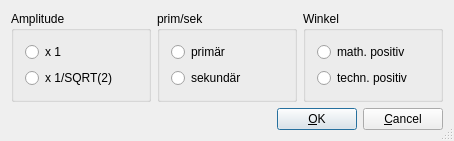
<?xml version="1.0" encoding="UTF-8"?>
<ui version="4.0">
 <class>WMRawActualConfigBase</class>
 <widget class="QDialog" name="WMRawActualConfigBase">
  <property name="geometry">
   <rect>
    <x>0</x>
    <y>0</y>
    <width>454</width>
    <height>141</height>
   </rect>
  </property>
  <property name="windowTitle">
   <string>Vektoren Formatsteuerung</string>
  </property>
  <property name="sizeGripEnabled">
   <bool>true</bool>
  </property>
  <layout class="QVBoxLayout">
   <item>
    <layout class="QHBoxLayout">
     <item>
      <widget class="Q3ButtonGroup" name="AmplitudebuttonGroup">
       <property name="title">
        <string>Amplitude</string>
       </property>
       <layout class="QVBoxLayout">
        <item>
         <widget class="QRadioButton" name="Amplx1radioButton">
          <property name="text">
           <string>x 1</string>
          </property>
         </widget>
        </item>
        <item>
         <widget class="QRadioButton" name="Amplx1_sqrt2radioButton">
          <property name="text">
           <string>x 1/SQRT(2)</string>
          </property>
         </widget>
        </item>
       </layout>
      </widget>
     </item>
     <item>
      <widget class="Q3ButtonGroup" name="primsekbuttonGroup">
       <property name="title">
        <string>prim/sek</string>
       </property>
       <layout class="QVBoxLayout">
        <item>
         <widget class="QRadioButton" name="PrimradioButton">
          <property name="text">
           <string>primär</string>
          </property>
         </widget>
        </item>
        <item>
         <widget class="QRadioButton" name="SekradioButton">
          <property name="text">
           <string>sekundär</string>
          </property>
         </widget>
        </item>
       </layout>
      </widget>
     </item>
     <item>
      <widget class="Q3ButtonGroup" name="WinkelbuttonGroup">
       <property name="title">
        <string>Winkel</string>
       </property>
       <layout class="QVBoxLayout">
        <item>
         <widget class="QRadioButton" name="MathradioButton">
          <property name="text">
           <string>math. positiv</string>
          </property>
         </widget>
        </item>
        <item>
         <widget class="QRadioButton" name="TechradioButton">
          <property name="text">
           <string>techn. positiv</string>
          </property>
         </widget>
        </item>
       </layout>
      </widget>
     </item>
    </layout>
   </item>
   <item>
    <layout class="QHBoxLayout">
     <property name="spacing">
      <number>6</number>
     </property>
     <property name="margin">
      <number>0</number>
     </property>
     <item>
      <spacer name="Horizontal Spacing2">
       <property name="orientation">
        <enum>Qt::Horizontal</enum>
       </property>
       <property name="sizeType">
        <enum>QSizePolicy::Expanding</enum>
       </property>
       <property name="sizeHint" stdset="0">
        <size>
         <width>20</width>
         <height>20</height>
        </size>
       </property>
      </spacer>
     </item>
     <item>
      <widget class="QPushButton" name="buttonOk">
       <property name="text">
        <string>&amp;OK</string>
       </property>
       <property name="shortcut">
        <string/>
       </property>
       <property name="autoDefault">
        <bool>true</bool>
       </property>
       <property name="default">
        <bool>true</bool>
       </property>
      </widget>
     </item>
     <item>
      <widget class="QPushButton" name="buttonCancel">
       <property name="text">
        <string>&amp;Cancel</string>
       </property>
       <property name="shortcut">
        <string/>
       </property>
       <property name="autoDefault">
        <bool>true</bool>
       </property>
      </widget>
     </item>
    </layout>
   </item>
  </layout>
 </widget>
 <layoutdefault spacing="6" margin="11"/>
 <pixmapfunction>qPixmapFromMimeSource</pixmapfunction>
 <customwidgets>
  <customwidget>
   <class>Q3GroupBox</class>
   <extends>QGroupBox</extends>
   <header>Qt3Support/Q3GroupBox</header>
   <container>1</container>
  </customwidget>
  <customwidget>
   <class>Q3ButtonGroup</class>
   <extends>Q3GroupBox</extends>
   <header>Qt3Support/Q3ButtonGroup</header>
   <container>1</container>
  </customwidget>
 </customwidgets>
 <resources/>
 <connections>
  <connection>
   <sender>buttonOk</sender>
   <signal>clicked()</signal>
   <receiver>WMRawActualConfigBase</receiver>
   <slot>SendData2AppSlot()</slot>
   <hints>
    <hint type="sourcelabel">
     <x>20</x>
     <y>20</y>
    </hint>
    <hint type="destinationlabel">
     <x>20</x>
     <y>20</y>
    </hint>
   </hints>
  </connection>
  <connection>
   <sender>buttonCancel</sender>
   <signal>clicked()</signal>
   <receiver>WMRawActualConfigBase</receiver>
   <slot>reject()</slot>
   <hints>
    <hint type="sourcelabel">
     <x>20</x>
     <y>20</y>
    </hint>
    <hint type="destinationlabel">
     <x>20</x>
     <y>20</y>
    </hint>
   </hints>
  </connection>
  <connection>
   <sender>Amplx1radioButton</sender>
   <signal>clicked()</signal>
   <receiver>WMRawActualConfigBase</receiver>
   <slot>amplx1checkedSlot()</slot>
   <hints>
    <hint type="sourcelabel">
     <x>20</x>
     <y>20</y>
    </hint>
    <hint type="destinationlabel">
     <x>20</x>
     <y>20</y>
    </hint>
   </hints>
  </connection>
  <connection>
   <sender>Amplx1_sqrt2radioButton</sender>
   <signal>clicked()</signal>
   <receiver>WMRawActualConfigBase</receiver>
   <slot>amplx1_sq2checkedSlot()</slot>
   <hints>
    <hint type="sourcelabel">
     <x>20</x>
     <y>20</y>
    </hint>
    <hint type="destinationlabel">
     <x>20</x>
     <y>20</y>
    </hint>
   </hints>
  </connection>
  <connection>
   <sender>MathradioButton</sender>
   <signal>clicked()</signal>
   <receiver>WMRawActualConfigBase</receiver>
   <slot>winkelmathcheckedSlot()</slot>
   <hints>
    <hint type="sourcelabel">
     <x>20</x>
     <y>20</y>
    </hint>
    <hint type="destinationlabel">
     <x>20</x>
     <y>20</y>
    </hint>
   </hints>
  </connection>
  <connection>
   <sender>TechradioButton</sender>
   <signal>clicked()</signal>
   <receiver>WMRawActualConfigBase</receiver>
   <slot>winkeltechcheckedSlot()</slot>
   <hints>
    <hint type="sourcelabel">
     <x>20</x>
     <y>20</y>
    </hint>
    <hint type="destinationlabel">
     <x>20</x>
     <y>20</y>
    </hint>
   </hints>
  </connection>
  <connection>
   <sender>buttonOk</sender>
   <signal>clicked()</signal>
   <receiver>WMRawActualConfigBase</receiver>
   <slot>accept()</slot>
   <hints>
    <hint type="sourcelabel">
     <x>20</x>
     <y>20</y>
    </hint>
    <hint type="destinationlabel">
     <x>20</x>
     <y>20</y>
    </hint>
   </hints>
  </connection>
  <connection>
   <sender>PrimradioButton</sender>
   <signal>clicked()</signal>
   <receiver>WMRawActualConfigBase</receiver>
   <slot>primCheckedSlot()</slot>
   <hints>
    <hint type="sourcelabel">
     <x>20</x>
     <y>20</y>
    </hint>
    <hint type="destinationlabel">
     <x>20</x>
     <y>20</y>
    </hint>
   </hints>
  </connection>
  <connection>
   <sender>SekradioButton</sender>
   <signal>clicked()</signal>
   <receiver>WMRawActualConfigBase</receiver>
   <slot>sekCheckedSlot()</slot>
   <hints>
    <hint type="sourcelabel">
     <x>20</x>
     <y>20</y>
    </hint>
    <hint type="destinationlabel">
     <x>20</x>
     <y>20</y>
    </hint>
   </hints>
  </connection>
 </connections>
</ui>
